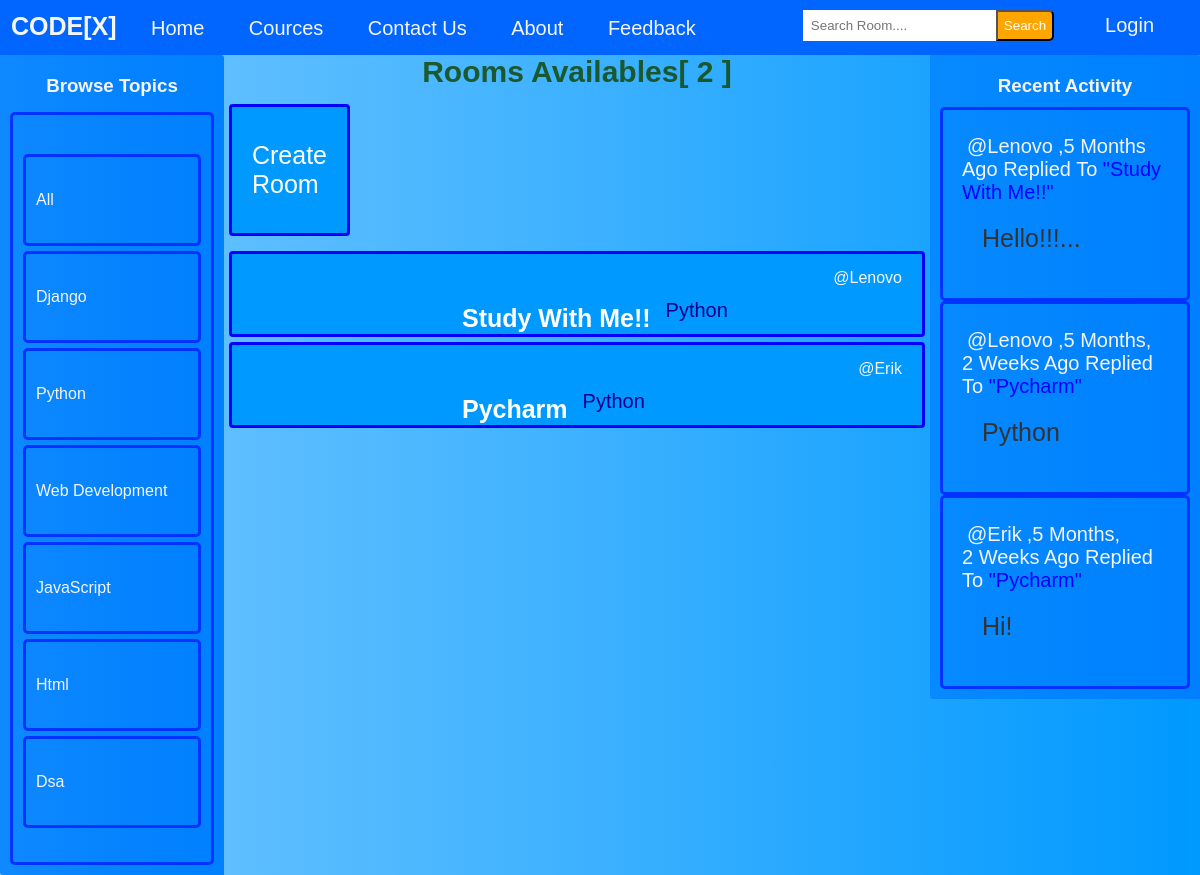
Page /?q=Python on the committed database.
### base/models.py (models this page shows, shortened)
class Topic(models.Model):
    name = models.CharField(max_length=200)

class Room(models.Model):
    host =  models.ForeignKey(User, on_delete=models.SET_NULL,null=True)
    topic = models.ForeignKey(Topic, on_delete=models.SET_NULL,null=True)
    name =  models.CharField(max_length= 200)
    description = models.TextField(null= True, blank= True)
    participants= models.ManyToManyField(User, related_name='participants', blank=True)
    updated= models.DateTimeField(auto_now= True)
    created= models.DateTimeField(auto_now_add=True)
    class Meta:
        ordering = ['-updated','-created']
    def __str__(self):
        return self.name

class Message(models.Model):
    user= models.ForeignKey(User, on_delete=models.CASCADE)
    room = models.ForeignKey(Room, on_delete=models.CASCADE)
    body = models.TextField()
    updated= models.DateTimeField(auto_now= True)
    created = models.DateTimeField(auto_now_add=True)
    class Meta:
        ordering = ['-updated','-created']
    def __str__(self):
        return self.body[0:50]

### base/views.py (the view)
# urls.py: path('',views.home, name="home"),
def home(request):
    q = request.GET.get('q') if request.GET.get('q') != None else ''
    rooms = Room.objects.filter(
        Q(topic__name__icontains=q) |
        Q(name__icontains=q) |
        Q(description__icontains=q))
    room_count= rooms.count()
    topics = Topic.objects.all()
    room_message = Message.objects.filter(Q(room__topic__name__icontains=q))
    context = {'rooms': rooms ,'topics': topics,'room_count': room_count,'room_message': room_message}
    return render(request, 'base/home.html',context )

### base/templates/base/home.html (shortened to what this page needs)
{% extends 'main.html' %}
{% block content %}
<div class="home-container">
    <div>
       {% include 'base/topics_component.html' %}
    </div>
    <div>
        <h5 class="r_m">Rooms Availables[ {{room_count}} ]</h5>
        <div class="create-room">
            <a class="c-r" href = "{% url 'create-room' %}">Create Room</a>
        </div>
        <div>
            {% include 'base/feed_component.html' %}
        </div>
    </div>
    <div>
        {% include 'base/activity_component.html' %}
    </div>
</div>
{% endblock content  %}

### base/templates/base/topics_component.html (shortened to what this page needs)
<div class="topic-container">
    <h3 class="t_o_p"> Browse Topics </h3>
    <div class="topic-name">
        <div>
            <a href="{%  url 'home' %}" class="topic-name" >All</a>
        </div>
        {% for topic in topics %}
        <div>
            <a href="{% url 'home' %}?q={{topic.name}}" class="topic-name">{{topic.name}}</a>
        </div>
        {% endfor %}
    </div>
</div>

### base/templates/base/feed_component.html (shortened to what this page needs)
<div>
    {% for room in rooms %}
    <div class="feed-component">
        <a class="room-host" href="{% url 'user-profile' room.host.id %}">@{{room.host.username}}</a>
        <h5><a class="feed-room" href= "{% url 'room' room.id %}">{{room.name}}</a></h5>
        <small class="feed-topic-name" >{{room.topic.name}} </small>
    </div>
    {% endfor %}
</div>

### base/templates/base/activity_component.html (shortened to what this page needs)
<div class="recent-container">
    <h3 class="r_e_n"> Recent Activity </h3>
    {% for message in room_message %}
    <div class="message-container">
        <small class="m_e_s"><a class="message-user" href="{% url 'user-profile' message.user.id %}">@{{ message.user }}</a>,{{message.created|timesince}} ago replied to </small>
        <small class="mess-room">"{{message.room}}"</small>
        <p class="user-message">{{message}}</p>
    </div>
    {% endfor %}
</div>

### templates/main.html (style rules this page uses)
* { padding: 0; margin: 0; text-decoration: none; list-style-type: none; box-sizing: border-box; font-family: 'Nunito', sans-serif }
body { background: linear-gradient(90deg, #5bbdffda 0%, #44b4ff 43%,#0099FF 100%); }

### base/templates/base/home.html (style rules this page uses)
.home-container { display: grid; grid-template-columns:1fr 3fr 1fr; padding: 0; }
.create-room { display: block; text-align:left; padding: 34px 20px; margin-right: 580px; margin-top: 15px; margin-bottom: 15px; margin-left: 5px; position: relative; font-size: 25px; background: #0099FF; border: 3px solid blue; border-radius: 4px; }
.c-r { color: #fff; }
.r_m { font-size: 30px; color: rgba(22, 78, 22, 0.897); text-align: center; }

### base/templates/base/topics_component.html (style rules this page uses)
.topic-container { background: linear-gradient(90deg, #0080ffde 0%, #0080ffef 43%,#0080FF 100%); border-radius: 0px 3px; padding: 10px; }
.t_o_p { padding: 10px; color: whitesmoke; text-align: center; }
.topic-name { display: block; color: whitesmoke; border: 3px solid #0033FF; padding: 34px 10px; border-radius: 5px; text-transform: capitalize; margin-top: 5px; }

### base/templates/base/feed_component.html (style rules this page uses)
.feed-component { margin-left: 5px; margin-right: 5px; margin-bottom: 5px; display: block; padding: 40px 20px; position: relative; background: #0099FF; border: 3px solid blue; border-radius: 4px; }
.room-host { float: right; text-transform: capitalize; margin-top: -25px; color: whitesmoke; }
.feed-room { float: inline-start; margin-left: 200px; color: #fff; font-size: 25px; text-transform: capitalize; padding: 10px; border-radius: 3px; }
.feed-topic-name { float: left; color: darkblue; padding: 5px; font-size: 20px; }

### base/templates/base/activity_component.html (style rules this page uses)
.recent-container { background: linear-gradient(90deg, #0080ffb6 0%, #0080ffd3 43%,#0080FF 100%); border-radius: 0px 3px; padding: 10px; }
.message-container { display: block; border: 3px solid #0033FF; padding: 25px 19px; border-radius: 5px; width: 250px; }
.r_e_n { color: whitesmoke; text-align: center; padding: 10px; }
.m_e_s { color: whitesmoke; font-size: 20px; text-transform: capitalize; }
.message-user { color: whitesmoke; padding: 5px; border-radius: 3px; }
.user-message { padding: 20px; font-size: 25px; text-transform: capitalize; color: #333; }
.mess-room { font-size: 20px; color:blue; text-transform: capitalize; }

### rows in the picture
Topic: name "Django"
Topic: name "Python"
Topic: name "Web Development"
Topic: name "JavaScript"
Topic: name "Html"
Topic: name "Dsa"
Room: host.username "Lenovo", name "Study With Me!!", topic.name "Python"
Room: host.username "Erik", name "Pycharm", topic.name "Python"
Message: user "Lenovo", created "5 Months", room "Study With Me!!", body "Hello!!!..."
Message: user "Lenovo", created "5 Months, 2 Weeks", room "Pycharm", body "Python"
Message: user "Erik", created "5 Months, 2 Weeks", room "Pycharm", body "Hi!"

### other values in the picture
{{ room_count }} "2"
